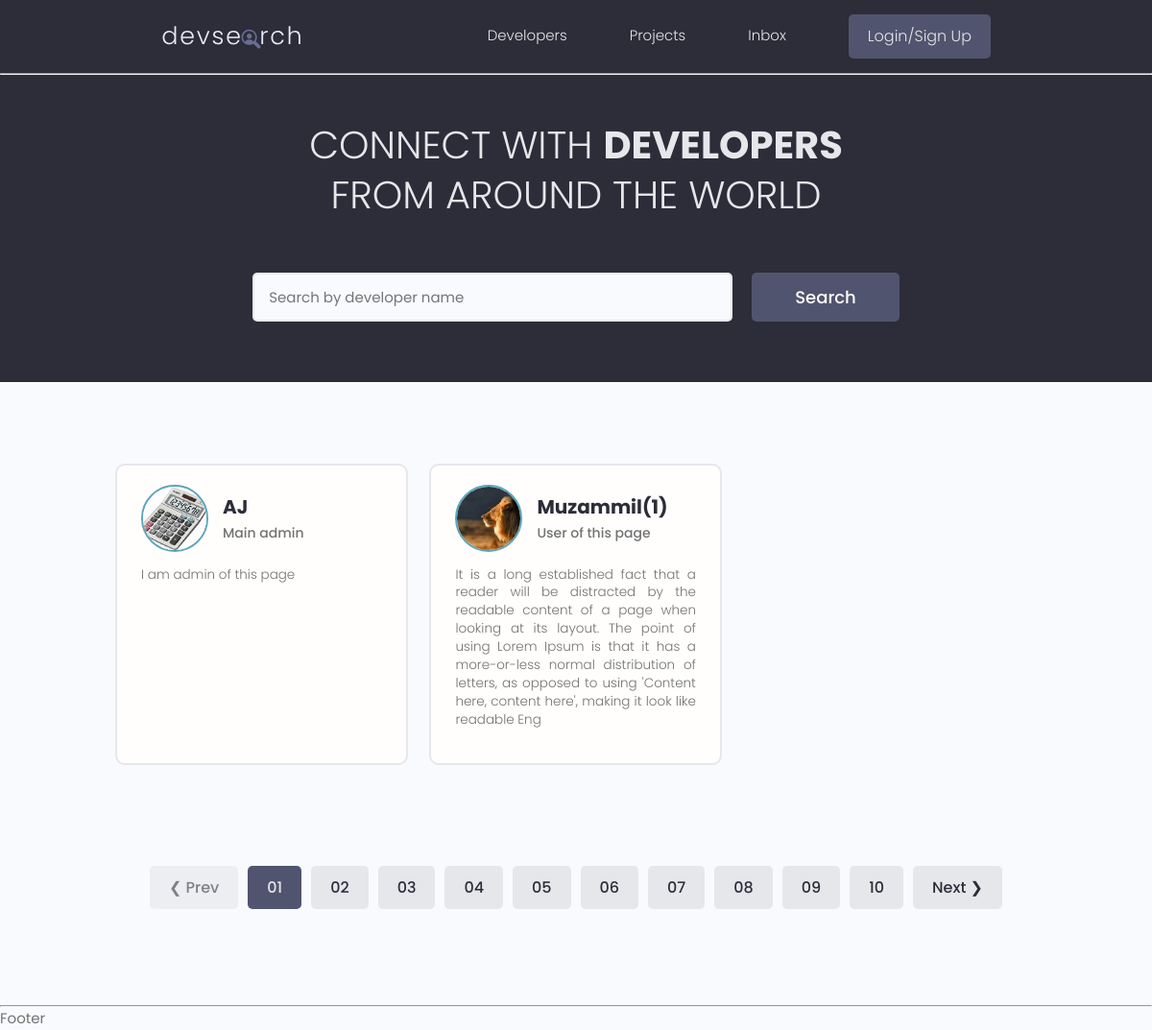
/users/all-profiles/, run on the app's committed database.
### users/models.py (models this page shows, shortened)
class Profile(models.Model):
    user = models.OneToOneField(
        User, on_delete=models.CASCADE, null=True, blank=True)
    name = models.CharField(max_length=200)
    username = models.CharField(max_length=200, null=True, blank=True)
    email = models.EmailField(null=True, blank=True)
    profile_image = models.ImageField(
        upload_to='photos', default='photos/pattern.jpg', null=True, blank=True)
    short_intro = models.CharField(max_length=1000, null=True, blank=True)
    bio = models.TextField(null=True, blank=True)
    location = models.CharField(max_length=200, null=True, blank=True)
    social_github = models.CharField(max_length=2000, null=True, blank=True)
    social_twitter = models.CharField(max_length=2000, null=True, blank=True)
    social_youtube = models.CharField(max_length=2000, null=True, blank=True)
    social_linkedIn = models.CharField(max_length=2000, null=True, blank=True)
    social_website = models.CharField(max_length=2000, null=True, blank=True)
    created = models.DateTimeField(auto_now_add=True)

### users/views.py (the view)
# urls.py: path('all-profiles/', views.profiles, name='all-profile'),
def profiles(request):
    profiles = Profile.objects.all()
    context = {
        'profiles': profiles,
    }
    return render(request, 'all-profiles.html', context)

### users/templates/all-profiles.html (shortened to what this page needs)
{% extends 'main.html' %}
{% block content %}
<main class="home">
  <section class="hero-section text-center">
    <div class="container container--narrow">
      <div class="hero-section__box">
        <h2>CONNECT WITH <span>DEVELOPERS</span></h2>
        <h2>FROM AROUND THE WORLD</h2>
      </div>
      <div class="hero-section__search">
        <form class="form" action="#" method="get">
          <div class="form__field">
            <input class="input input--text" id="formInput#search" type="text" name="text"
              placeholder="Search by developer name" />
          </div>
          <input class="btn btn--sub btn--lg" type="submit" value="Search" />
        </form>
      </div>
    </div>
  </section>
  <section class="devlist">
    <div class="container">
      <div class="grid grid--three">
        {% for profile in profiles %}
        <div class="column card">
          <div class="dev">
            <a href="{% url 'users:single-profile' profile.id %}" class="card__body">
              <div class="dev__profile">
                <img class="avatar avatar--md" src="{{profile.profile_image.url}}" alt="image" />
                <div class="dev__meta">
                  <h3>{{profile.name}}</h3>
                  <h5>{{profile.short_intro|slice:"60"}}</h5>
                </div>
              </div>
              <p class="dev__info">
                {{profile.bio|slice:"300"}}
              </p>
            </a>
          </div>
        </div>
        {% endfor %}
      </div>
    </div>
  </section>
  <div class="pagination">
    <ul class="container">
      <li><a href="#" class="btn btn--disabled">&#10094; Prev</a></li>
      <li><a href="#" class="btn btn--sub">01</a></li>
      <li><a href="#" class="btn">02</a></li>
      <li><a href="#" class="btn">03</a></li>
      <li><a href="#" class="btn">04</a></li>
      <li><a href="#" class="btn">05</a></li>
      <li><a href="#" class="btn">06</a></li>
      <li><a href="#" class="btn">07</a></li>
      <li><a href="#" class="btn">08</a></li>
      <li><a href="#" class="btn">09</a></li>
      <li><a href="#" class="btn">10</a></li>
      <li><a href="#" class="btn">Next &#10095;</a></li>
    </ul>
  </div>
</main>
{% endblock %}

### static/styles/app.css (style rules this page uses)
:root { --color-sub: #2d2d39; }
.btn--sub { background-color: var(--color-sub-light); }
.card { border: 2px solid var(--color-light); }
img { width: 100%; }
.hero-section { height: 40vh; display: flex; align-items: center; background-color: var(--color-sub); }
.hero-section__box { margin-bottom: 4rem; }
.hero-section__box > h2, .hero-section__box > h2 > span { font-size: 4rem; color: var(--color-light); line-height: 1.3; text-transform: uppercase; }
.hero-section__box > h2 { font-weight: 300; }
.hero-section__box > h2 > span { font-weight: 700; }
.hero-section__search > .form { display: flex; align-items: center; justify-content: center; gap: 2rem; }
.hero-section__search > .form input.input--text { width: 50rem; }
.devlist { margin-top: 8rem; }
.devlist .grid { align-items: stretch; }
.devlist .dev .dev__profile { display: flex; align-items: center; gap: 1.5rem; }
.devlist .dev .dev__meta h3 { color: var(--color-sub); font-size: 2rem; font-weight: 700; }
.devlist .dev .dev__meta h5 { color: var(--color-text); font-size: 1.4rem; font-weight: 500; }
.devlist .dev .dev__info { margin: 1.5rem 0; font-size: 1.35rem; line-height: 1.4; text-align: justify; }
.pagination { margin-top: 8rem; margin-bottom: 10rem; }
.pagination > ul { flex-wrap: wrap; list-style: none; display: flex; align-items: center; justify-content: center; gap: 1rem; }
.pagination .btn { color: var(--color-sub); }
.pagination .btn.btn--sub { color: var(--color-light); }

### static/uikit/styles/modules/_variables.css (style rules this page uses)
:root { --color-main: #5aa5b9; --color-main-light: #e6faff; --color-sub: #3f4156; --color-sub-light: #51546e; --color-sub-lighter: #ededfd; --color-text: #737373; --color-gray: #8b8b8b; --color-light: #e5e7eb; --color-light-gray: #767676; --color-bg: #f8fafd; --color-white: #fffefd; --color-white-light: #f3f3f3; --color-success: #359e64; --color-success-bg: #def8e8; --color-error: #fc4b0b; --color-error-bg: #fff2ee; --font-base: 'Poppins', arial, helvetica, 'Segoe UI', roboto, ubuntu, sans-serif; --font-monospace: 'Fira Code', 'Courier New', courier, monospace; --font-regular: 300; --font-medium: 500; --font-bold: 700; --generic-shadow: 1px 1px 5px #00000010; --generic-transition: all 0.3s ease-in-out; }

### static/uikit/styles/modules/_base.css (style rules this page uses)
* { margin: 0; padding: 0; box-sizing: border-box; text-rendering: optimizeLegibility; color: inherit; font-size: inherit; }
html { font-size: 50%; }
@media only screen and (min-width: 480px) { html { font-size: 56.25%; } }
@media only screen and (min-width: 1200px) { html { font-size: 62.5%; } }
body { line-height: 1.6; font-weight: 400; font-size: 1.5rem; color: var(--color-text); background-color: var(--color-bg); min-height: 100vh; }

### static/uikit/styles/modules/_typography.css (style rules this page uses)
* { font-family: var(--font-base); }
h2 { font-size: 3.6rem; font-weight: var(--font-bold); }
h3 { font-size: 3.2rem; font-weight: var(--font-medium); }
h5 { font-size: 2.4rem; font-weight: var(--font-medium); }
h5, h6 { font-weight: var(--font-regular); }
p, span, strong { font-size: 1.6rem; color: var(--color-text); font-weight: var(--font-regular); }
a { padding-bottom: 2px; text-decoration: none; display: inline-block; color: var(--color-main); font-weight: var(--font-medium); }

### static/uikit/styles/modules/_utilities.css (style rules this page uses)
.container { width: 92%; max-width: 165rem; margin: 0 auto; box-sizing: border-box; }
.container--narrow { width: 92%; max-width: 120rem; }
@media screen and (min-width: 1000px) { .container { width: 90%; } }
@media screen and (min-width: 1000px) { .container--narrow { width: 85%; } }
@media screen and (min-width: 1200px) { .container { width: 80%; } }
@media screen and (min-width: 1200px) { .container--narrow { width: 72%; } }
.text-center { text-align: center; }

### static/uikit/styles/modules/_avatar.css (style rules this page uses)
.avatar { border-radius: 50%; border: 2px solid var(--color-main); object-fit: cover; }
.avatar--md { height: 7rem; width: 7rem; }

### static/uikit/styles/modules/_button.css (style rules this page uses)
.btn { display: inline-block; position: relative; cursor: pointer; background-color: var(--color-light); font-weight: var(--font-medium); color: var(--color-sub); text-decoration: none; padding: 1rem 2rem; border-radius: 0.5rem; border: none; width: -webkit-fit-content; width: -moz-fit-content; width: fit-content; height: -webkit-fit-content; height: -moz-fit-content; height: fit-content; font-size: 1.6rem; outline-width: 0; outline-color: transparent; -webkit-backface-visibility: hidden; backface-visibility: hidden; transition: all 0.3s ease-in-out; }
.btn:disabled, .btn--disabled { cursor: not-allowed; opacity: 0.6; }
.btn--sub { background-color: var(--color-sub); color: var(--color-white); }
.btn--lg { font-size: 1.8rem; padding: 1.2rem 4.5rem; }

### data on the page
Profile: profile_image (picture), name "AJ", short_intro "Main admin", bio "I am admin of this page"
Profile: profile_image (picture), name "Muzammil(1)", short_intro "User of this page", bio "It is a long established fact that a reader will be distracted by the readable content of a page when looking at its layout. The point of using Lorem Ipsum is that it has a more-or-less normal distribution of letters, as opposed to using 'Content here, content here', making it look like readable Eng"
